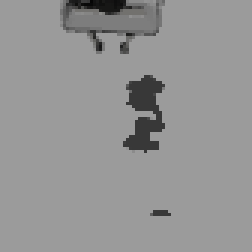
#> input picture xembody/xembody/src/ros_ws/src/gazebo_env/robosuite_offline_2/offline_ur5e/offline_ur5e_0/panda/gazebo_rgb_real.png, 84 x 84 px (shown 3 times larger)
$ python diff.py
#> lines starting #> are read from the running program, lines starting #| are printed output that depends on the picture
import cv2

gazebo_rgb_real = cv2.imread('gazebo_rgb_real.png')
#> gazebo_rgb_real is the input picture: shape (84, 84, 3); mean B, G, R 148.5, 148.5, 148.5
rgb = cv2.imread('rgb.png')
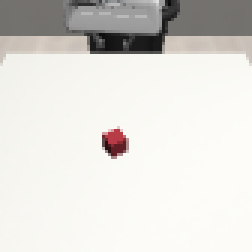
#> input picture xembody/xembody/src/ros_ws/src/gazebo_env/robosuite_offline_2/offline_ur5e/offline_ur5e_0/panda/rgb.png, 84 x 84 px (shown 3 times larger)
#> rgb is the input picture: shape (84, 84, 3); mean B, G, R 217.5, 221.7, 223.6
cv2.imwrite('test.png',abs(gazebo_rgb_real-rgb))
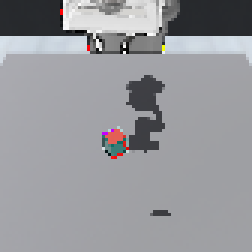
#> saved as test.png: shape (84, 84, 3) (shown 3 times larger); mean B, G, R 156.1, 151.9, 151.3
